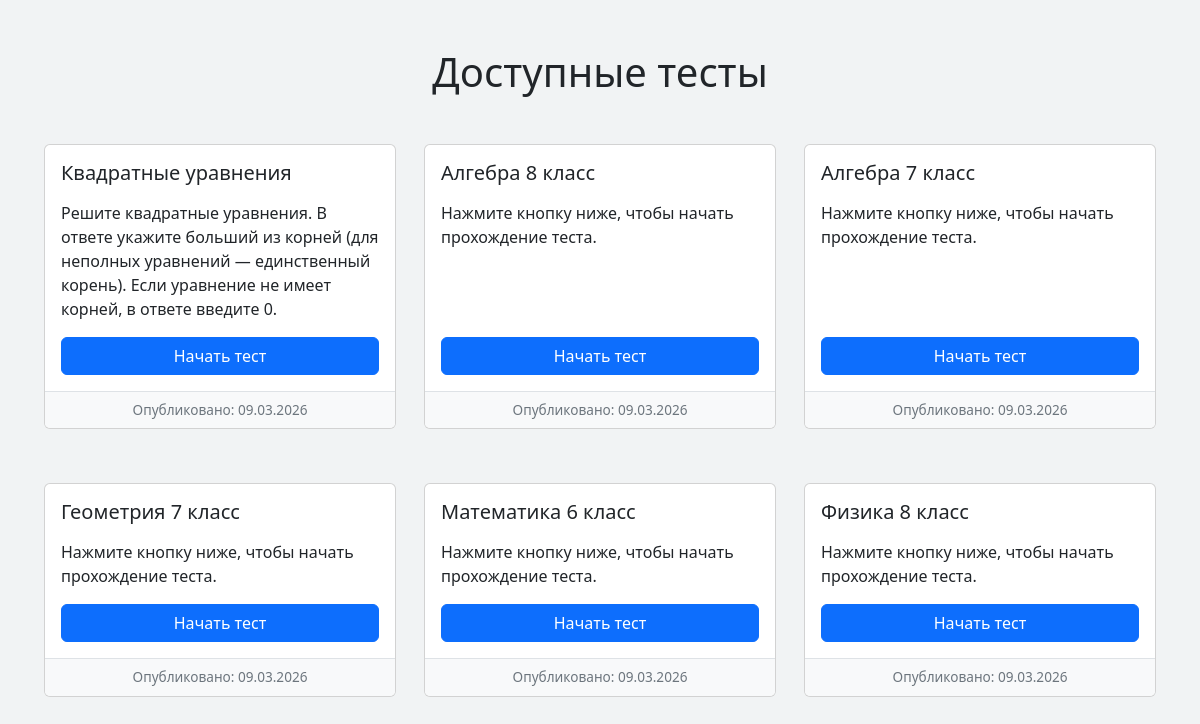
/, run on an earlier commit of the app's database.
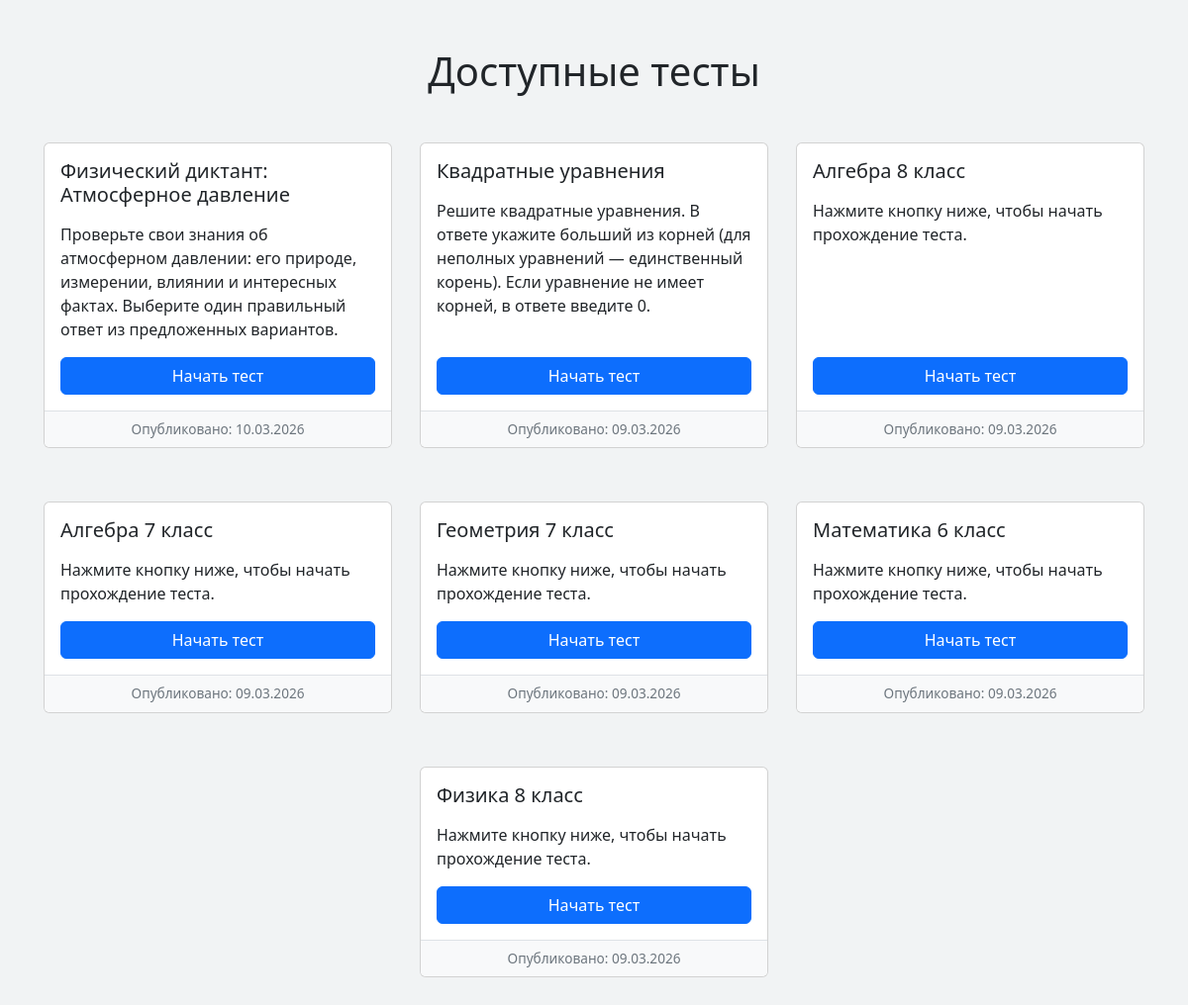
And on a later commit of the database.
### testsystem/models.py (models this page shows, shortened)
class Test(models.Model):
    title = models.CharField("Название теста", max_length=255)
    description = models.TextField("Описание теста", blank=True)
    published_date = models.DateTimeField("Дата публикации", auto_now_add=True)

### testsystem/views.py (the view)
# urls.py: path('', views.index, name='index'),
def index(request):
    tests = Test.objects.all().order_by('-id')  # новые сверху
    return render(request, 'testsystem/index.html', {'tests': tests})

### testsystem/templates/testsystem/index.html (shortened to what this page needs)
{% load static %}
<!DOCTYPE html>
<html lang="ru">
<head>
<link href="https://cdn.jsdelivr.net/npm/bootstrap@5.3.2/dist/css/bootstrap.min.css" rel="stylesheet">
</head>
<body>
<div class="container py-5">
<h1 class="text-center mb-5">Доступные тесты</h1>
<div class="row justify-content-center g-4">
{% for test in tests|dictsortreversed:"id" %}
<div class="col-12 col-md-6 col-lg-4 d-flex justify-content-center">
<div class="card">
<div class="card-body d-flex flex-column justify-content-between">
<h5 class="card-title">{{ test.title }}</h5>
{% if test.description %}
<p class="card-text mt-2 mb-3">{{ test.description }}</p>
{% else %}
<p class="card-text mt-2 mb-3">Нажмите кнопку ниже, чтобы начать прохождение теста.</p>
{% endif %}
<a href="{% url 'test' test.id %}" class="btn btn-primary mt-auto">
Начать тест
</a>
</div>
{% if test.published_date %}
<div class="card-footer">
Опубликовано: {{ test.published_date|date:"d.m.Y" }}
</div>
{% endif %}
</div>
</div>
{% endfor %}
</div>
</div>
</body>
</html>

What changed in the data, as far as the page shows it:
added Test: title "Физический диктант: Атмосферное давление", description "Проверьте свои знания об атмосферном давлении: его природе, измерении, влиянии и интересных фактах. Выберите один правильный ответ из предложенных вариантов.", published_date "10.03.2026"
